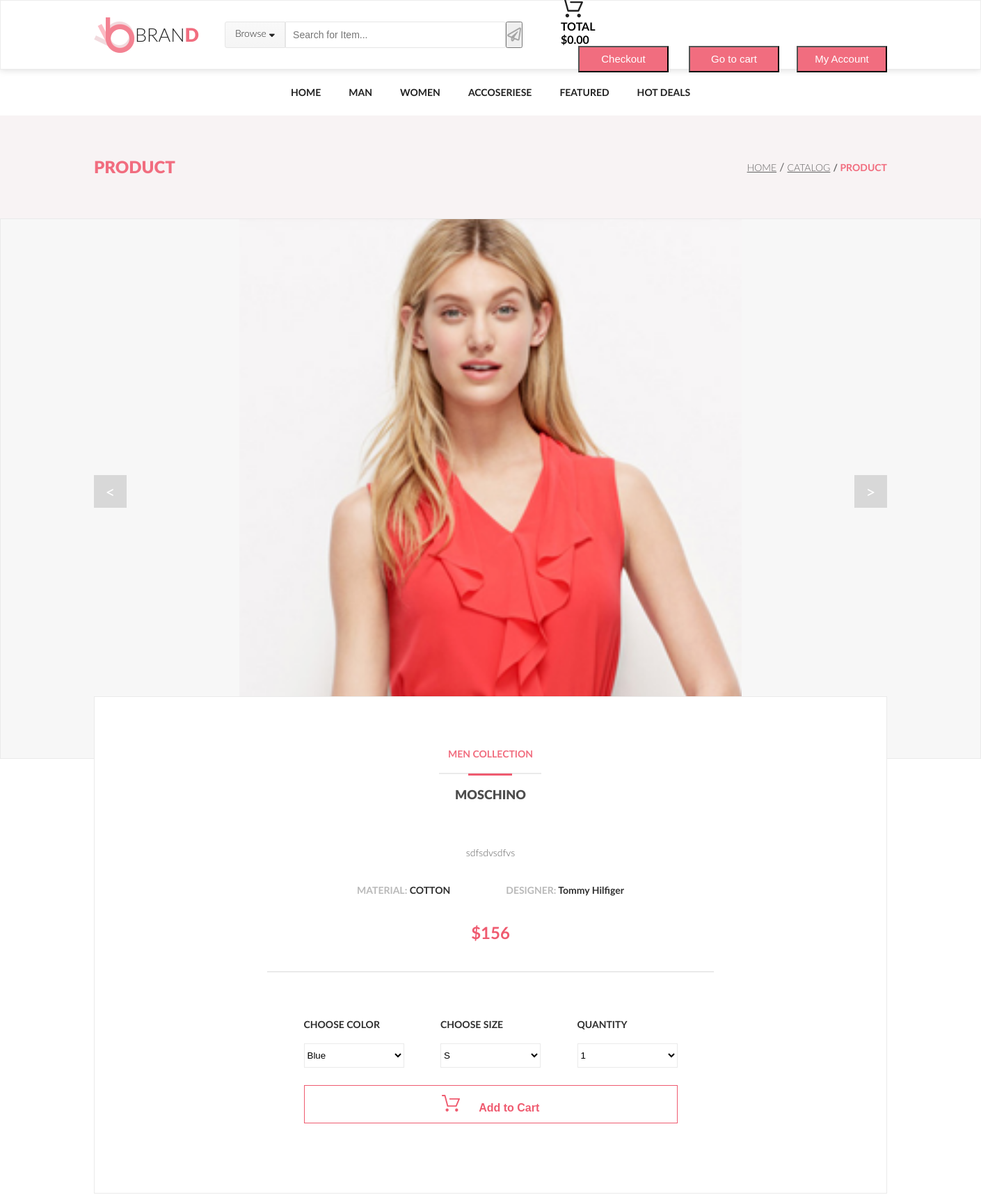
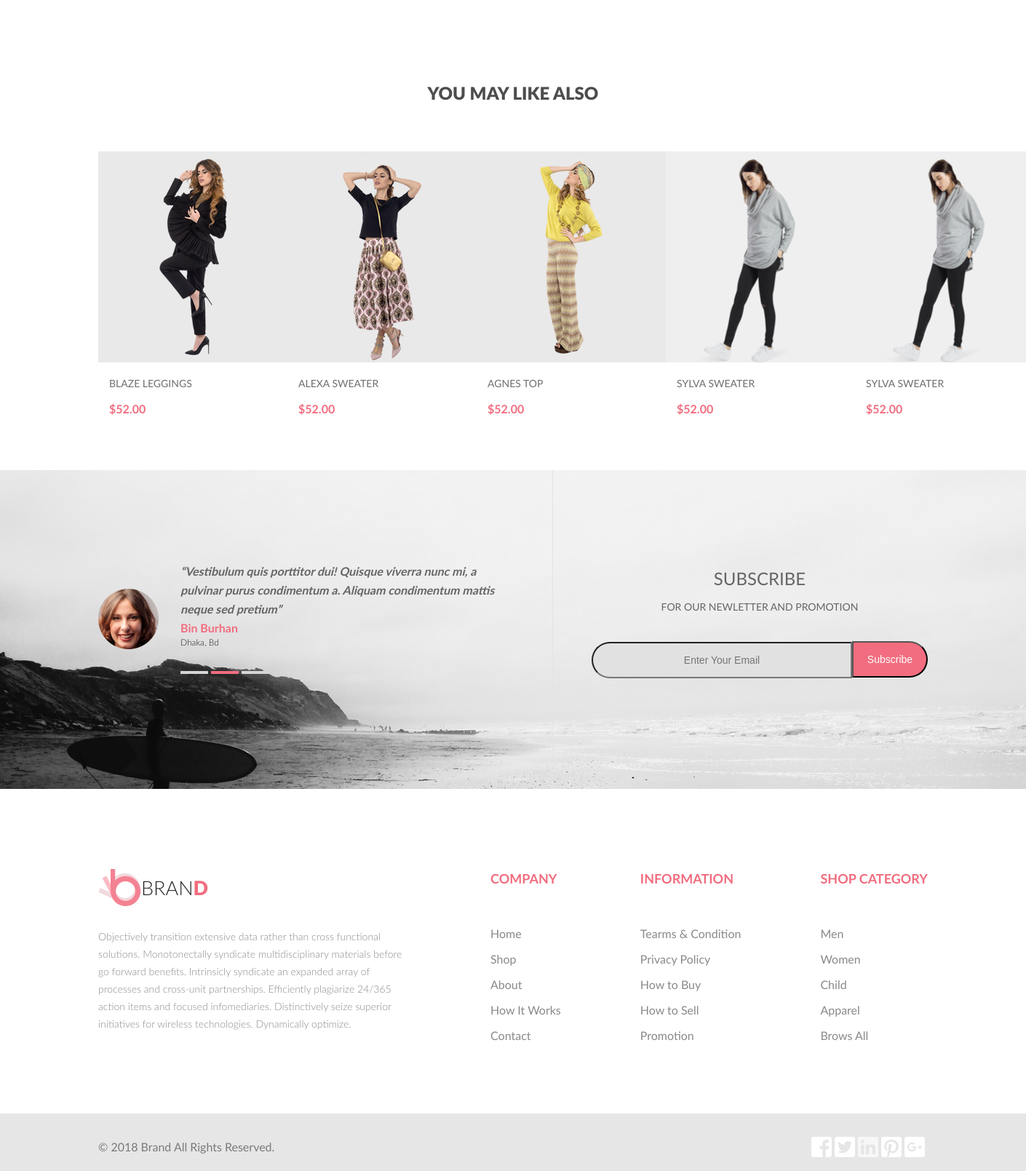
/product.php?id=6, run on the app's committed database (2 pictures, top to bottom).
### tables this page shows
CREATE TABLE `goods` (
  `id` int(11) NOT NULL,
  `photo` varchar(20) NOT NULL,
  `collection` varchar(20) NOT NULL,
  `name` varchar(50) NOT NULL,
  `description` text NOT NULL,
  `material` varchar(50) NOT NULL,
  `designer` varchar(50) NOT NULL,
  `price` float NOT NULL
);

### product.php (the view, shortened to what this page needs)
<?php
include "php/db.php";
$id = $_GET['id'];
$conn = mysqli_connect($host, $user, $pass, $db);
$sql = "select * from `goods` where id=$id ";
$res = mysqli_query($conn, $sql);
$row = mysqli_fetch_assoc($res);
$img = "../images/".$row['photo'];
?>
<!DOCTYPE html>
<html lang="en">
<head>
    <link rel="stylesheet" href="https://use.fontawesome.com/releases/v5.0.13/css/all.css"
>
    <link rel="stylesheet" href="style/style_product.css">
    <link rel="stylesheet" href="https://code.jquery.com/ui/1.12.1/themes/base/jquery-ui.css">
</head>
<body>
<header class="header">
    <div class="container header-flex">
        <div class="header-left">
            <a href="index.php" class="link-logo">
                <img src="images/logo.png" alt="logo"><h5>BRAN<span>D</span></h5>
            </a>
            <div class="browse"><a href="#" class="browse_menu">Browse <i class="fas fa-sort-down"></i></a>
            </div>
            <form action="#">
                <input type="text" placeholder="Search for Item...">
                <button type="submit"><i class="far fa-paper-plane"></i></button>
            </form>
        </div>
        <div class="header-right">
            <div class="cart-hover">
                <a href="shopping_cart.php"><img src="images/cart.svg" alt="cart"></a>
                <div class="cart-dropdown">
                    <div class="cart-flex">
                        <div class="cart-total">
                            <h4>TOTAL</h4>
                            <h4>$0.00</h4>
                        </div>
                        <button type="submit" class="checkout">Checkout</button>
                        <button type="submit" class="to-cart">Go to cart</button>
                    </div>
                </div>
            </div>
            <form action="#">
                <button type="submit" class="account">My Account</button>
            </form>
        </div>
    </div>
</header>
<nav>
    <div class="container">
        <ul class="menu">
            <li><a href="index.php">Home</a></li>
            <li><a href="catalog.php">Man</a>
            </li>
            <li><a href="catalog.php">Women</a>
            </li>
            <li><a href="catalog.php">Accoseriese</a>
            </li>
            <li><a href="catalog.php">Featured</a>
            </li>
            <li><a href="catalog.php">Hot Deals</a>
            </li>
        </ul>
    </div>
</nav>
<nav>
    <div class="before_main">
        <div class="container before_main_content">
            <h3>product</h3>
            <ul class="breadcrumbs">
                <li><a href="index.php" class="up_page">Home</a></li>
                <li><a href="catalog.php" class="up_page">catalog</a></li>
                <li class="curr_page">product</li>
            </ul>
        </div>
    </div>
</nav>
<div class="slider">
    <div class="container slider_content" style= "background: url(<?= $img;?>) top center no-repeat;
            background-size: contain ">
        <a href="#">
            <div class="arrow">&lt;</div>
        </a>
        <a href="#">
            <div class="arrow">&gt;</div>
        </a>
    </div>
</div>
<div class="container">
    <div class="to_buy">
        <div class="item_descr" data-id="100" data-name="Moschino Cheap And Chic"
             data-img="images/lady.png" data-price="561">
            <h4> <?= $row['collection'];?> </h4>
            <div class="marked_line">
                <div class="marked_line_pink">
                </div>
            </div>
            <h3><?= $row['name'];?></h3>
            <p> <?= $row['description'];?> </p>
            <div class="material">
                <h5>MATERIAL: <span><?= $row['material'];?></span></h5>
                <h5>DESIGNER: <span><?= $row['designer'];?></span></h5>
            </div>
            <p class="summ">$<?= $row['price'];?></p>
        </div>
        <div class="horiz_line">
        </div>
        <div class="params_cart">
            <div class="params_flex">
                <div class="params">
                    <p class="choose_params">CHOOSE COLOR</p>
                    <select name="sps_params" class="sps_params">
                        <option selected>Blue</option>
                    </select>
                </div>
                <div class="params">
                    <p class="choose_params">CHOOSE SIZE</p>
                    <select name="sps_params" class="sps_params">
                        <option selected>S</option>
                    </select>
                </div>
                <div class="params">
                    <p class="choose_params">QUANTITY</p>
                    <select name="sps_params" class="sps_params">
                        <option selected>1</option>
                    </select>
                </div>
            </div>
            <div class="add_to_cart">
                <form action="#?id=<?= $id; ?>">
                    <button type="submit" data-id="100"><img src="images/red_cart.svg" alt="cart" id="frst">
                        <img src="images/white_cart.svg" alt="cart" id="scnd">Add to Cart
                    </button>
                </form>
            </div>
        </div>
    </div>
    <h3 class="like_also">you may like also</h3>
    <div class="main_bottom">
        <div class="hover">
            <a href="#">
                <div class="one ">
                    <div class="models_bg first"></div>
                    <h3>BLAZE LEGGINGS</h3>
                    <h4>$52.00</h4>
                </div>
            </a>
        </div>
        <div class="hover">
            <a href="#">
                <div class="one ">
                    <div class="models_bg second"></div>
                    <h3>ALEXA SWEATER</h3>
                    <h4>$52.00</h4>
                </div>
            </a>
        </div>
        <div class="hover">
            <a href="#">
                <div class="one ">
                    <div class="models_bg third"></div>
                    <h3>AGNES TOP</h3>
                    <h4>$52.00</h4>
                </div>
            </a>
        </div>
        <div class="hover">
            <a href="#">
                <div class="one">
                    <img src="images/fourth_model.png" alt="model" class="models_bg">
                    <h3>SYLVA SWEATER</h3>
                    <h4>$52.00</h4>
                </div>
            </a>
        </div>
        <div class="hover">
            <a href="#">
                <div class="one">
                    <img src="images/fourth_model.png" alt="model" class="models_bg">
                    <h3>SYLVA SWEATER</h3>
                    <h4>$52.00</h4>
                </div>
            </a>
        </div>
    </div>
</div>
<div class="section">
    <div class="container section-flex">
        <figure class="section-left">
            <img src="images/foto.png" alt="foto">
            <div class="burhan-text">
                <figure>
                    <figcaption>
                        <h4>“Vestibulum quis porttitor dui! Quisque viverra nunc mi, a pulvinar purus condimentum a.
                            Aliquam condimentum mattis neque sed pretium”</h4>
                        <h5>Bin Burhan</h5>
                        <h6>Dhaka, Bd</h6>
                        <a href="#"> <img src="images/unactive_link.png" alt="link"></a>
                        <a href="#"> <img src="images/active_link.png" alt="link"></a>
                        <a href="#"> <img src="images/unactive_link.png" alt="link"></a>
                    </figcaption>
                </figure>
            </div>
        </figure>
        <div class="section-right">
            <h3> Subscribe</h3>
            <h4>FOR OUR NEWLETTER AND PROMOTION</h4>
            <form action="#">
                <input type="text" placeholder="Enter Your Email">
                <button type="submit" class="subscribe">Subscribe</button>
            </form>
        </div>
    </div>
</div>
<footer class="footer">
    <div class="container">
        <div class="footer-top">
            <div class="info">
                <div class="about">
                    <a href="#" class="link-logo">
                        <img src="images/logo.png" alt="logo"><h5>BRAN<span>D</span></h5>
                    </a> Objectively transition extensive data rather than cross functional solutions. Monotonectally
                    syndicate multidisciplinary materials before go forward benefits. Intrinsicly syndicate an expanded
                    array of processes and cross-unit partnerships. Efficiently plagiarize 24/365 action items and
                    focused infomediaries. Distinctively seize superior initiatives for wireless technologies.
                    Dynamically optimize.
                </div>
            </div>
            <div class="info">
                <div class="company">
                    <ul>
                        <li>
                            <h6>COMPANY</h6>
                        </li>
                        <li><a href="#">Home</a></li>
                        <li><a href="#">Shop</a></li>
                        <li><a href="feedback.php">About</a></li>
                        <li><a href="#">How It Works</a></li>
                        <li><a href="#">Contact</a></li>
                    </ul>
                </div>
            </div>
            <div class="info">
                <div class="information">
                    <ul>
                        <li>
                            <h6>INFORMATION</h6>
                        </li>
                        <li><a href="#">Tearms & Condition</a></li>
                        <li><a href="#">Privacy Policy</a></li>
                        <li><a href="#">How to Buy</a></li>
                        <li><a href="#">How to Sell</a></li>
                        <li><a href="#">Promotion</a></li>
                    </ul>
                </div>
            </div>
            <div class="info">
                <div class="category">
                    <ul>
                        <li>
                            <h6>SHOP CATEGORY</h6>
                        </li>
                        <li><a href="#">Men</a></li>
                        <li><a href="#">Women</a></li>
                        <li><a href="#">Child</a></li>
                        <li><a href="#">Apparel</a></li>
                        <li><a href="#">Brows All</a></li>
                    </ul>
                </div>
            </div>
        </div>
    </div>
    <div class="footer-bottom">
        <div class="container footer-bottom-flex">
            <div class="copy"></div>
            <div class="social">
                <a href="#"><i class=" fab fa-facebook-square soc_icons_style"></i></a>
                <a href="#"><i class=" fab fa-twitter-square soc_icons_style"></i></a>
                <a href="#"><i class=" fab fa-linkedin soc_icons_style_1"></i></a>
                <a href="#"><i class="fab fa-pinterest-square soc_icons_style"></i></a>
                <a href="#"><i class="fab fa-google-plus-square soc_icons_style"></i></a>
            </div>
        </div>
    </div>
</footer>
</body>
</html>

### data on the page
goods: photo (picture), collection "MEN COLLECTION", name "MOSCHINO", description "sdfsdvsdfvs", material "COTTON", designer "Tommy Hilfiger", price "156"
